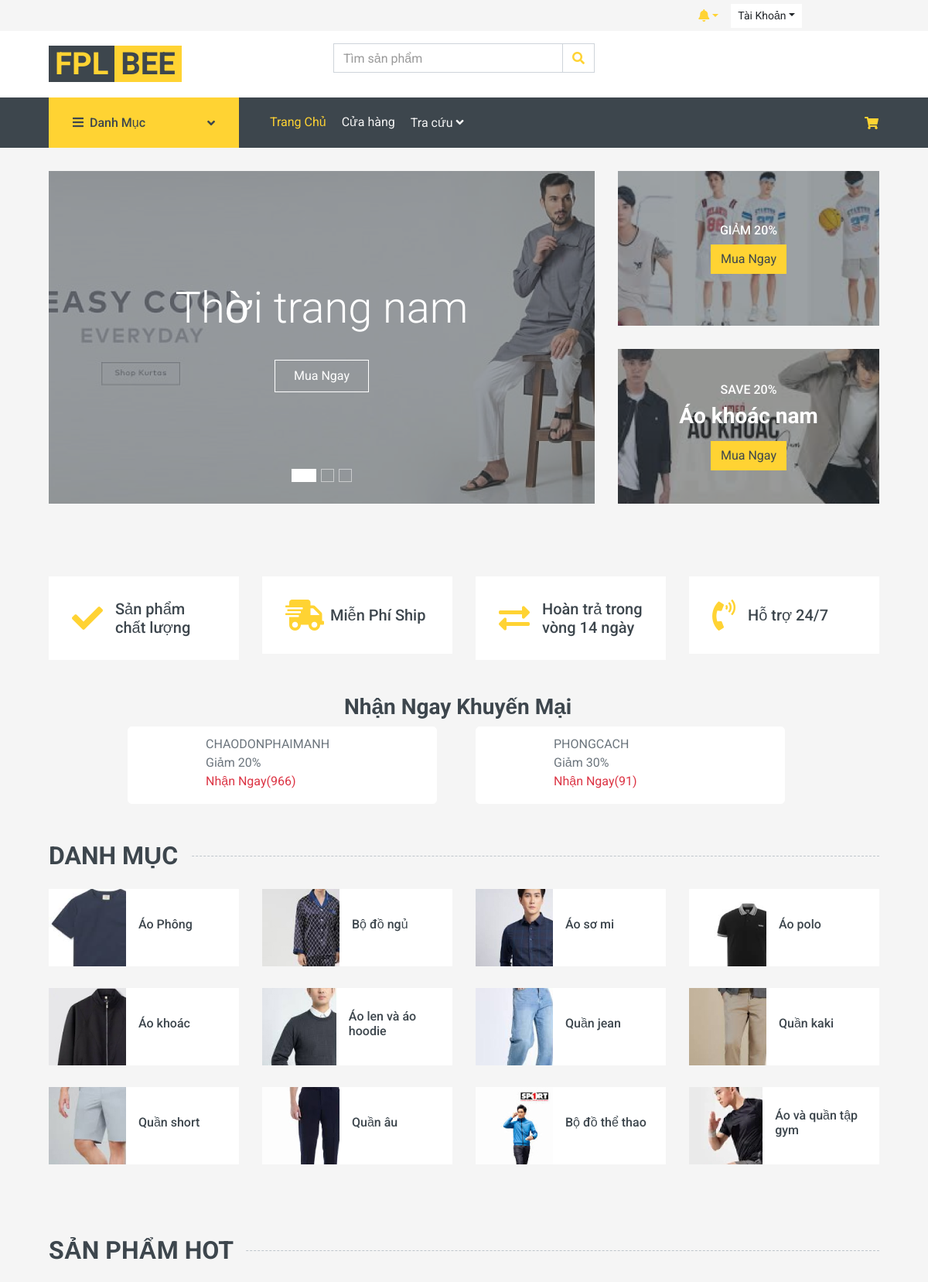
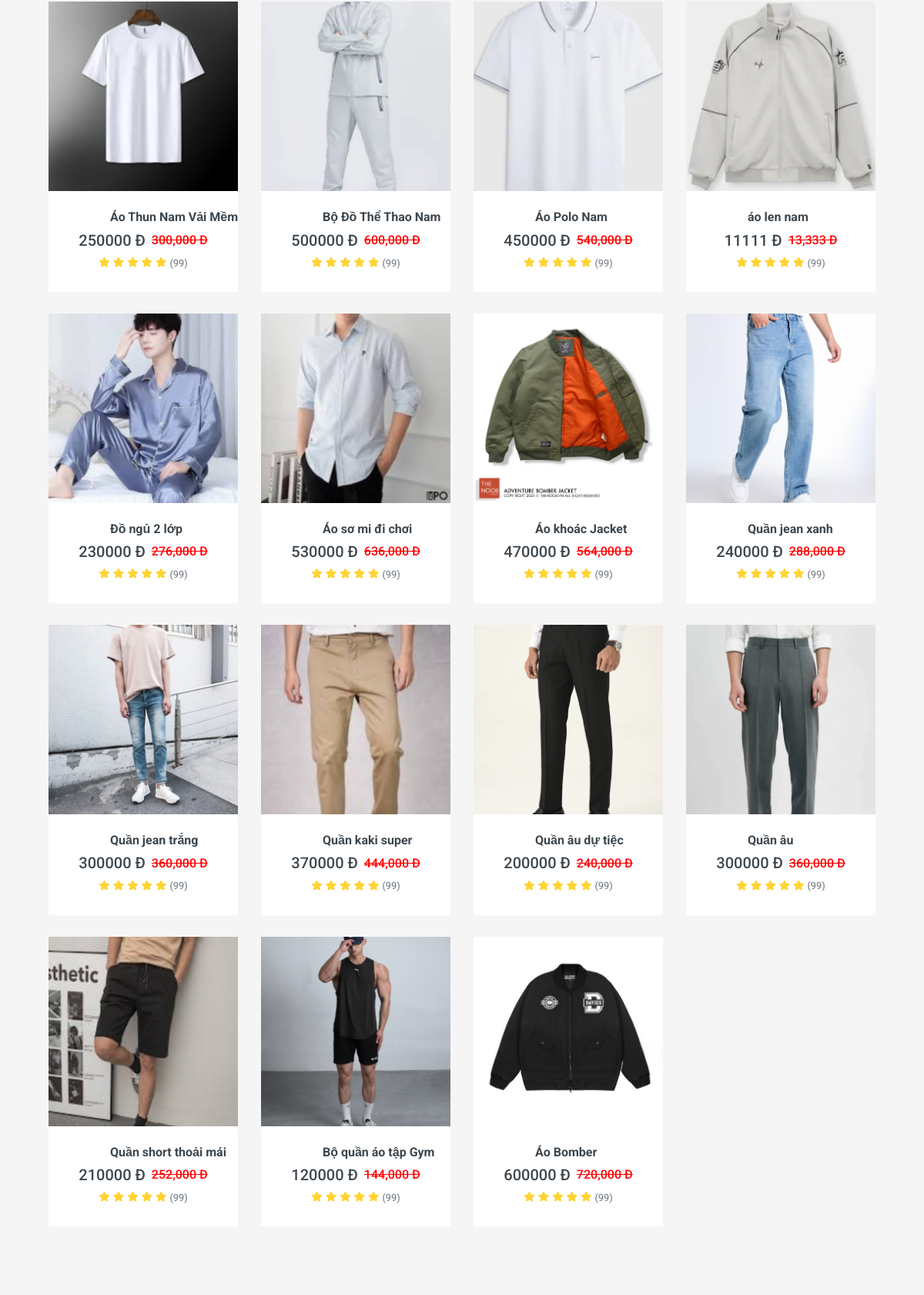
The page / (upper part) on the database its author committed (2 pictures, top to bottom).
### tables this page shows
CREATE TABLE `vouchers` (
  `voucher_id` int NOT NULL,
  `code` varchar(50) NOT NULL,
  `discount_percent` decimal(5,2) NOT NULL,
  `quantity` int NOT NULL,
  `minimum` int NOT NULL
);

CREATE TABLE `categories` (
  `category_id` int NOT NULL,
  `name` varchar(50) NOT NULL,
  `only` int NOT NULL,
  `image` varchar(255) DEFAULT NULL,
  `status` enum('1','0') NOT NULL DEFAULT '1'
);

CREATE TABLE `products` (
  `product_id` int NOT NULL,
  `name` varchar(100) NOT NULL,
  `category_id` int DEFAULT NULL,
  `price` int NOT NULL,
  `gianhap` int NOT NULL,
  `stock_quantity` int NOT NULL,
  `status` enum('Available','Unavailable') NOT NULL DEFAULT 'Available',
  `comment` enum('0','1') NOT NULL DEFAULT '1',
  `image` varchar(255) NOT NULL,
  `Quantity_sold` int DEFAULT NULL,
  `mota` varchar(255) NOT NULL,
  `ngaynhap` datetime NOT NULL DEFAULT CURRENT_TIMESTAMP,
  `views` int NOT NULL
);

### controllers/dashbroad/dashborad.php (called while the page is built, shortened)
<?php
 class app{
    public $prod;
    public $categories;
    public $voucher;
    public function __construct(){
        $this->categories = new Categories_models;
        $this->prod = new products;
        $this->voucher = new voucher;
    }
    public function home(){
         $d = $this->categories->select_giao();
         $products = $this->prod->select_by16();
         $data_voucher = $this->voucher->select_byID();
        require_once "./views/home.php";
    }
 }

### index.php (called while the page is built)
<?php
require_once "core/core.php";
?>
<?php
$act = $_GET['act'] ?? "home";
match($act){
    'home' => $app->home(),
    'register' =>$users->handerViewRegister(),
    'login' => $users->handerViewLogin(),
    'post_register' => $users->post_Register(),
    'check_login' => $users->login(),
    'logout' => $users->logout(),
    'admin'=> $app->admin(),
    'shop' => $shop->renderShop(),
    'shoping-Cart' => $shop->renderCart(),
    'shop-Pay' => $shop->handerPay(),
    'shop-Contact' => $shop->handerContact(),
    'post_comment' => $shop->post_comment(),
    'add_cp' => $shop->add_cp(),
    'info' => $customers->renderInfo(),
    'info_detail' =>$customers->render_Infodetail(),
    'insert_Info' =>$customers->hander_insert_info(),
    'update_Info' => $customers->hander_update_info(),
    'history_shop' => $customers->history_shop(),
    'detail' => $customers->detail_shoping_cart(),
    'cancel_shoping' => $customers->cancel_shoping(),
    'send-otp' => $customers->sendOtp(),
    'confirm_email' => $customers->confirm_email(),
    'action_history' => $customers->action_history(),
    'change_password' => $customers->change_password(),
    'post_change' => $customers->post_change(),
    'forgot_password' => $customers->forgot_password(),
    'products_detail' => $shop->products_detail(),
    'add-to-cart' => $shop->Add_to_Cart(),
    'update_quantity' => $shop->hander_update_quantity(),
    'apply_voucher' => $shop->apply_voucher(),
    'dathang' => $shop->dathang(),
    'delete_item_cart' => $shop->delete_select(),
    'search' => $shop->search(),
    's' => $shop -> search_s(),
    'filter_by' => $shop->filter_by(),
    'select_history_order'=> $shop->select_history_order(),
    'post_select_htr' => $shop->post_select_htr(),
    'detail_order' => $shop->detail_shoping(),
    'vnpay' => $shop->vnpay(),
    'create_payment' => $shop->create_payment(),
    'returnUrl' => $shop->returnUrl(),
    'check_stock'=>$shop->check_stock(),
    'fill_products' => $shop->fill_products(),
    'delete_rating' => $shop->delete_rating(),
    default => "Vui Lòng Kiểm Tra lại"
};

### models/database.php (called while the page is built, shortened)
<?php
class database{
    public function __construct()
    {
        $this->conn = new PDO("mysql:host=localhost;dbname=db_duan1","root","");
    }
}

### models/voucher.php (called while the page is built, shortened)
<?php
class voucher extends database {
    public function select_byID(){
        $sql = "SELECT * from vouchers where voucher_id = 2 or voucher_id = 3 ";
        $stmt = $this->conn->query($sql);
        $stmt->execute();
        return $stmt->fetchAll();
    }
}

### models/Categories.php (called while the page is built)
<?php
class Categories_models extends database{
    protected $table = "categories";
    public function select_giao(){
        $sql = "SELECT * from $this->table where status = '1'";
        $stmt = $this->conn->query($sql);
        $stmt->execute();
        return $stmt->fetchAll();
    }
}

### models/products.php (called while the page is built, shortened)
<?php
class products extends database {
    public function select_by16(){
        $sql = "SELECT * FROM `products` where comment = '1' limit 16 offset 0";
        $stmt = $this->conn->query($sql);
        $stmt->execute();
        return $stmt->fetchAll();
    }
}

### views/home.php (the view, shortened to what this page needs)
<!DOCTYPE html>
<html lang="en">
<head>
    <link href="https://cdnjs.cloudflare.com/ajax/libs/font-awesome/5.10.0/css/all.min.css" rel="stylesheet">
    <link href="lib/animate/animate.min.css" rel="stylesheet">
    <link href="lib/owlcarousel/assets/owl.carousel.min.css" rel="stylesheet">
    <link href="css/style.css" rel="stylesheet">
</head>
<body>
   <?php require_once "menu/header.php"; ?>
    <div class="container-fluid mb-3">
        <div class="row px-xl-5">
            <div class="col-lg-8">
                <div id="header-carousel" class="carousel slide carousel-fade mb-30 mb-lg-0" data-ride="carousel">
                    <ol class="carousel-indicators">
                        <li data-target="#header-carousel" data-slide-to="0" class="active"></li>
                        <li data-target="#header-carousel" data-slide-to="1"></li>
                        <li data-target="#header-carousel" data-slide-to="2"></li>
                    </ol>
                    <div class="carousel-inner">
                        <div class="carousel-item position-relative active" style="height: 430px;">
                            <img class="position-absolute w-100 h-100" src="img/banner1.png" style="object-fit: cover;">
                            <div class="carousel-caption d-flex flex-column align-items-center justify-content-center">
                                <div class="p-3" style="max-width: 700px;">
                                    <h1 class="display-4 text-white mb-3 animate__animated animate__fadeInDown">Thời trang nam</h1>
                                    <a class="btn btn-outline-light py-2 px-4 mt-3 animate__animated animate__fadeInUp" href="#">Mua Ngay</a>
                                </div>
                            </div>
                        </div>
                    </div>
                </div>
            </div>
            <div class="col-lg-4">
                <div class="product-offer mb-30" style="height: 200px;">
                    <div class="offer-text">
                        <h6 class="text-white text-uppercase">Giảm 20%</h6>
                        <a href="" class="btn btn-primary">Mua Ngay</a>
                    </div>
                </div>
                <div class="product-offer mb-30" style="height: 200px;">
                    <img class="img-fluid" src="img/banner5.png" alt="">
                    <div class="offer-text">
                        <h6 class="text-white text-uppercase">Save 20%</h6>
                        <h3 class="text-white mb-3">Áo khoác nam</h3>
                        <a href="" class="btn btn-primary">Mua Ngay</a>
                    </div>
                </div>
            </div>
        </div>
    </div>
    <div class="container-fluid pt-5">
        <div class="row px-xl-5 pb-3">
            <div class="col-lg-3 col-md-6 col-sm-12 pb-1">
                <div class="d-flex align-items-center bg-light mb-4" style="padding: 30px;">
                    <h1 class="fa fa-check text-primary m-0 mr-3"></h1>
                    <h5 class="font-weight-semi-bold m-0">Sản phẩm chất lượng</h5>
                </div>
            </div>
            <div class="col-lg-3 col-md-6 col-sm-12 pb-1">
                <div class="d-flex align-items-center bg-light mb-4" style="padding: 30px;">
                    <h1 class="fa fa-shipping-fast text-primary m-0 mr-2"></h1>
                    <h5 class="font-weight-semi-bold m-0">Miễn Phí Ship</h5>
                </div>
            </div>
            <div class="col-lg-3 col-md-6 col-sm-12 pb-1">
                <div class="d-flex align-items-center bg-light mb-4" style="padding: 30px;">
                    <h1 class="fas fa-exchange-alt text-primary m-0 mr-3"></h1>
                    <h5 class="font-weight-semi-bold m-0">Hoàn trả trong vòng 14 ngày</h5>
                </div>
            </div>
            <div class="col-lg-3 col-md-6 col-sm-12 pb-1">
                <div class="d-flex align-items-center bg-light mb-4" style="padding: 30px;">
                    <h1 class="fa fa-phone-volume text-primary m-0 mr-3"></h1>
                    <h5 class="font-weight-semi-bold m-0">Hỗ trợ 24/7</h5>
                </div>
            </div>
        </div>
    </div>
        <div class="container">
        <h3 style="padding-left: 400px;">Nhận Ngay Khuyến Mại</h3>
    <div class="giao">
        <?php
        foreach($data_voucher as $render){ ?>
            <div class="voucher">
            <div class="name" id="voucher-name"><?= $render['code'] ?></div>
            <div class="discount">Giảm <?= ($render['discount_percent']*100)."%" ?></div>
            <?php if($render['quantity'] !=0){ ?>
                <div class="action"><a class="text-danger" href="?act=add_cp&id_cp=<?= $render['voucher_id'] ?>">Nhận Ngay(<span id="voucher-count"><?= $render['quantity'] ?></span>)</a></div>
           <?php }else{ ?>
            <p class="text-danger">Đã Hết</p>
          <?php } ?>
        </div>
        <?php } ?>
    </div>
</div>
    <div class="container-fluid pt-5">
        <h2 class="section-title position-relative text-uppercase mx-xl-5 mb-4"><span class="bg-secondary pr-3">Danh Mục</span></h2>
        <div class="row px-xl-5 pb-3">
           <?php foreach($d as $List_category) { ?>
            <div class="col-lg-3 col-md-4 col-sm-6 pb-1">
                <a class="text-decoration-none" href="?act=s&s=<?= $List_category['name'] ?>">
                    <div class="cat-item d-flex align-items-center mb-4">
                        <div class="overflow-hidden" style="width: 100px; height: 100px;">
                                <img src="<?= "./admin".$List_category['image'] ?>" alt="">
                        </div>
                        <div class="flex-fill pl-3">
                            <h6><?= $List_category['name'] ?></h6>
                        </div>
                    </div>
                </a>
            </div>
       <?php    } ?>
        </div>
    </div>
    <div class="container-fluid pt-5 pb-3">
        <h2 class="section-title position-relative text-uppercase mx-xl-5 mb-4"><span class="bg-secondary pr-3">Sản Phẩm Hot</span></h2>
        <div class="row px-xl-5">
            <?php foreach($products as $data_products){ ?>
                <div class="col-lg-3 col-md-4 col-sm-6 pb-1">
                <div class="product-item bg-light mb-4">
                    <div class="product-img position-relative overflow-hidden">
                        <img class="img-fluid w-100" src="<?= "./admin".$data_products['image'] ?>" alt="">
                        <div class="product-action">
                        </div>
                    </div>
                    <div class="text-center py-4">
                        <a class="h6 text-decoration-none text-truncate" href="?act=products_detail&product_id=<?= $data_products['product_id']?>"><?= $data_products['name'] ?></a>
                        <div class="d-flex align-items-center justify-content-center mt-2">
                            <h5><?= $data_products['price']." "?>Đ</h5><h6 class="text-muted ml-2"><del><?= number_format($data_products['price']*1.2)." Đ" ?></del>
                        </div>
                        <div class="d-flex align-items-center justify-content-center mb-1">
                            <small class="fa fa-star text-primary mr-1"></small>
                            <small class="fa fa-star text-primary mr-1"></small>
                            <small class="fa fa-star text-primary mr-1"></small>
                            <small class="fa fa-star text-primary mr-1"></small>
                            <small class="fa fa-star text-primary mr-1"></small>
                            <small>(99)</small>
                        </div>
                    </div>
                </div>
            </div>
         <?php } ?>
        </div>
    </div>
</body>
</html>

### views/home.php (style rules this page uses)
.voucher { border: 1px solid white; width: 400; height: 100; padding: 10px 100px 15px; border-radius: 5px 5px 5px; background-color: white; }
.giao { display: flex; gap: 50px; padding-left: 120px; }
a.h6.text-decoration-none.text-truncate { padding-left: 80px; font-weight: bold; }

### rows shown on the page
vouchers: code "CHAODONPHAIMANH", $render['discount_percent']*100 "20", quantity "966"
vouchers: code "PHONGCACH", $render['discount_percent']*100 "30", quantity "91"
categories: image (picture), name "Áo Phông"
categories: image (picture), name "Bộ đồ ngủ"
categories: image (picture), name "Áo sơ mi"
categories: image (picture), name "Áo polo"
categories: image (picture), name "Áo khoác"
categories: image (picture), name "Áo len và áo hoodie"
categories: image (picture), name "Quần jean"
categories: image (picture), name "Quần kaki"
categories: image (picture), name "Quần short"
categories: image (picture), name "Quần âu"
categories: image (picture), name "Bộ đồ thể thao"
categories: image (picture), name "Áo và quần tập gym"
products: image (picture), name "Áo Thun Nam Vải Mềm", price "250000", $data_products['price']*1.2 "300,000"
products: image (picture), name "Bộ Đồ Thể Thao Nam", price "500000", $data_products['price']*1.2 "600,000"
products: image (picture), name "Áo Polo Nam", price "450000", $data_products['price']*1.2 "540,000"
products: image (picture), name "áo len nam", price "11111", $data_products['price']*1.2 "13,333"
products: image (picture), name "Đồ ngủ 2 lớp", price "230000", $data_products['price']*1.2 "276,000"
products: image (picture), name "Áo sơ mi đi chơi", price "530000", $data_products['price']*1.2 "636,000"
products: image (picture), name "Áo khoác Jacket", price "470000", $data_products['price']*1.2 "564,000"
products: image (picture), name "Quần jean xanh", price "240000", $data_products['price']*1.2 "288,000"
products: image (picture), name "Quần jean trắng", price "300000", $data_products['price']*1.2 "360,000"
products: image (picture), name "Quần kaki super", price "370000", $data_products['price']*1.2 "444,000"
products: image (picture), name "Quần âu dự tiệc", price "200000", $data_products['price']*1.2 "240,000"
products: image (picture), name "Quần âu", price "300000", $data_products['price']*1.2 "360,000"
products: image (picture), name "Quần short thoải mái", price "210000", $data_products['price']*1.2 "252,000"
products: image (picture), name "Bộ quần áo tập Gym", price "120000", $data_products['price']*1.2 "144,000"
products: image (picture), name "Áo Bomber", price "600000", $data_products['price']*1.2 "720,000"
